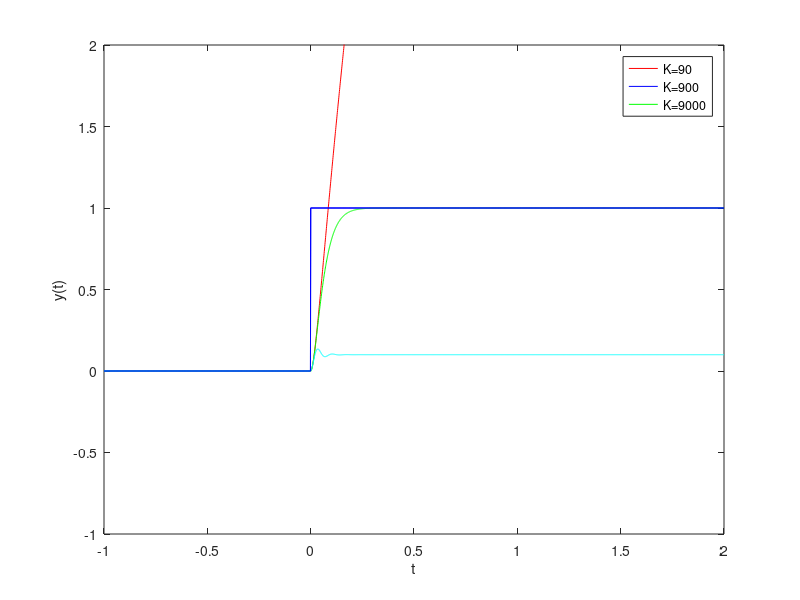

This figure's MATLAB source:
%function susp(M, k, beta);
% SUSP Simulate suspension
% susp(M, k, beta)
%
% % Produces a plot of the displacement of the suspension, x,
% as a function of time, given parameters
% M (mass), k (spring constant) and beta (damping)
%
% Farnam Adelkhani (9-23-2016)
clc;
M=[0.1,1,10];
K=[90,900,9000];
Beta=[6,30,60,400];
    %for #8 k varries
F=K(2);
t=-1:0.001:2;

    f=[zeros(1,1000),ones(1,2001)];
    sys=tf(F/M(2),[1 Beta(3)/M(2) K(1)/M(2)]);
y=lsim(sys,f,t);

plot(t,y,'r',t,f,'b');
xlabel('t');
ylabel('y(t)');
ylim([-1 2]);
warning off;
hold on

    sys=tf(F/M(2),[1 Beta(3)/M(2) K(2)/M(2)]);
    y=lsim(sys,f,t);
plot(t,y,'g',t,f,'b');
xlabel('t');
ylabel('y(t)');
ylim([-1 2]);
warning off;

    sys=tf(F/M(2),[1 Beta(3)/M(2) K(3)/M(2)]);
    y=lsim(sys,f,t);
plot(t,y,'c',t,f,'b');
xlabel('t');
ylabel('y(t)');
ylim([-1 2]);
warning off;
legend('K=90','K=900','K=9000')

%When the spring constant increases the system becomes increasingly
%underdamped
